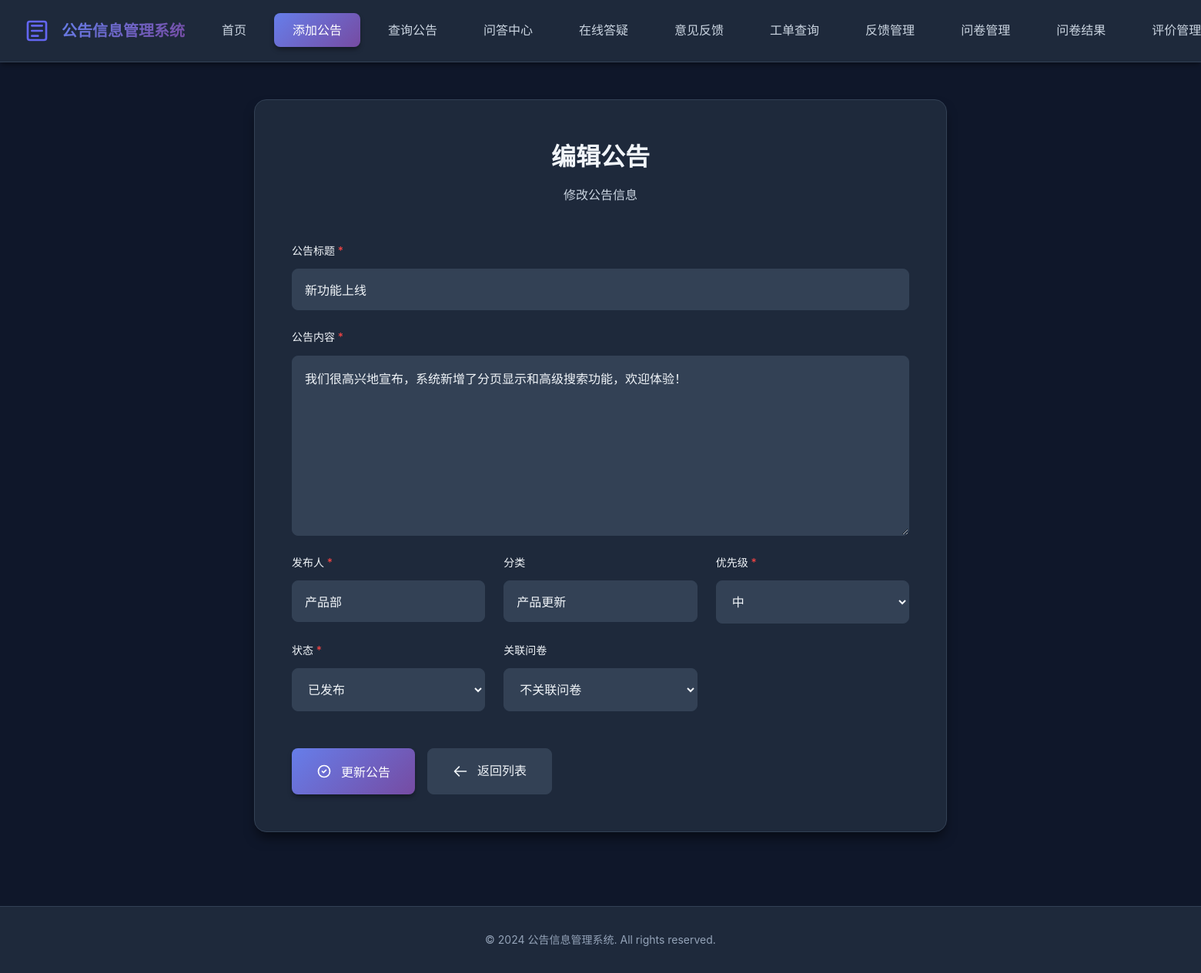
Screenshot of /add_notice.php?id=3 with the database file from the repository.
### tables this page shows
CREATE TABLE IF NOT EXISTS notices (
    id INT AUTO_INCREMENT PRIMARY KEY,
    title VARCHAR(255) NOT NULL COMMENT '公告标题',
    content TEXT NOT NULL COMMENT '公告内容',
    author VARCHAR(100) NOT NULL COMMENT '发布人',
    category VARCHAR(100) DEFAULT '' COMMENT '公告分类',
    publish_date DATETIME DEFAULT CURRENT_TIMESTAMP COMMENT '发布时间',
    update_date DATETIME DEFAULT CURRENT_TIMESTAMP ON UPDATE CURRENT_TIMESTAMP COMMENT '更新时间',
    status ENUM('published', 'draft') DEFAULT 'published' COMMENT '状态',
    survey_id INT DEFAULT NULL COMMENT '关联问卷ID',
    priority ENUM('high', 'medium', 'low') DEFAULT 'medium' COMMENT '优先级',
    views INT DEFAULT 0 COMMENT '浏览次数',
    INDEX idx_publish_date (publish_date),
    INDEX idx_status (status),
    INDEX idx_category (category),
    INDEX idx_survey_id (survey_id)
);

### www/add_notice.php (the view, shortened to what this page needs)
<!DOCTYPE html>
<html lang="zh-CN">
<head>
    <link rel="stylesheet" href="style.css">
</head>
<body>
    <?php
    $edit_mode = false;
    $notice = null;
    if (isset($_GET['id'])) {
        $edit_mode = true;
        $id = intval($_GET['id']);
        $conn = getConnection();
        $stmt = $conn->prepare("SELECT * FROM notices WHERE id = ?");
        $stmt->bind_param("i", $id);
        $stmt->execute();
        $result = $stmt->get_result();
        $notice = $result->fetch_assoc();
    }
    ?>
    <nav class="navbar">
        <div class="container">
            <div class="nav-brand">
                <h1>公告信息管理系统</h1>
            </div>
            <ul class="nav-menu">
                <li><a href="index.php">首页</a></li>
                <li><a href="add_notice.php" class="active">添加公告</a></li>
                <li><a href="search_notice.php">查询公告</a></li>
                <li><a href="qa_center.php">问答中心</a></li>
                <li><a href="chat.php">在线答疑</a></li>
                <li><a href="feedback.php">意见反馈</a></li>
                <li><a href="feedback_query.php">工单查询</a></li>
                <li><a href="feedback_admin.php">反馈管理</a></li>
                <li><a href="survey_admin.php">问卷管理</a></li>
                <li><a href="survey_results.php">问卷结果</a></li>
                <li><a href="rating_admin.php">评价管理</a></li>
            </ul>
        </div>
    </nav>
    <div class="container">
        <div class="main-content">
            <div class="form-container">
                <div class="form-header">
                    <h2><?php echo $edit_mode ? '编辑公告' : '添加公告'; ?></h2>
                    <p><?php echo $edit_mode ? '修改公告信息' : '发布新的公告信息'; ?></p>
                </div>
                <form method="POST" action="" class="notice-form">
                    <div class="form-group">
                        <label for="title">公告标题 <span class="required">*</span></label>
                        <input type="text" id="title" name="title" required
                               value="<?php echo $edit_mode ? htmlspecialchars($notice['title']) : ''; ?>"
                               placeholder="请输入公告标题">
                    </div>
                    <div class="form-group">
                        <label for="content">公告内容 <span class="required">*</span></label>
                        <textarea id="content" name="content" rows="10" required
                                  placeholder="请输入公告内容"><?php echo $edit_mode ? htmlspecialchars($notice['content']) : ''; ?></textarea>
                    </div>
                    <div class="form-row">
                        <div class="form-group">
                            <label for="author">发布人 <span class="required">*</span></label>
                            <input type="text" id="author" name="author" required
                                   value="<?php echo $edit_mode ? htmlspecialchars($notice['author']) : ''; ?>"
                                   placeholder="请输入发布人姓名">
                        </div>
                        <div class="form-group">
                            <label for="category">分类</label>
                            <input type="text" id="category" name="category"
                                   value="<?php echo $edit_mode ? htmlspecialchars($notice['category'] ?? '') : ''; ?>"
                                   placeholder="如：系统公告、运维通知等">
                        </div>
                        <div class="form-group">
                            <label for="priority">优先级 <span class="required">*</span></label>
                            <select id="priority" name="priority" required>
                                <option value="medium" <?php echo ($edit_mode && $notice['priority'] == 'medium') ? 'selected' : ''; ?> <?php echo !$edit_mode ? 'selected' : ''; ?>>中</option>
                            </select>
                        </div>
                        <div class="form-group">
                            <label for="status">状态 <span class="required">*</span></label>
                            <select id="status" name="status" required>
                                <option value="published" <?php echo ($edit_mode && $notice['status'] == 'published') ? 'selected' : ''; ?> <?php echo !$edit_mode ? 'selected' : ''; ?>>已发布</option>
                            </select>
                        </div>
                        <div class="form-group">
                            <label for="survey_id">关联问卷</label>
                            <select id="survey_id" name="survey_id">
                                <option value="">不关联问卷</option>
                            </select>
                        </div>
                    </div>
                    <div class="form-actions">
                        <button type="submit" class="btn btn-primary">
                            <?php echo $edit_mode ? '更新公告' : '发布公告'; ?>
                        </button>
                        <a href="search_notice.php" class="btn btn-secondary">
                            <svg class="btn-icon" viewBox="0 0 24 24" fill="none" xmlns="http://www.w3.org/2000/svg">
                                <path d="M10 19L3 12M3 12L10 5M3 12H21" stroke="currentColor" stroke-width="2" stroke-linecap="round" stroke-linejoin="round"/>
                            </svg>
                            返回列表
                        </a>
                    </div>
                </form>
            </div>
        </div>
    </div>
    <footer class="footer">
        <div class="container">
            <p>&copy; 2024 公告信息管理系统. All rights reserved.</p>
        </div>
    </footer>
</body>
</html>

### rows the page displays
notices: title "新功能上线", content "我们很高兴地宣布，系统新增了分页显示和高级搜索功能，欢迎体验！", author "产品部", category "产品更新", priority "中", status "已发布"
